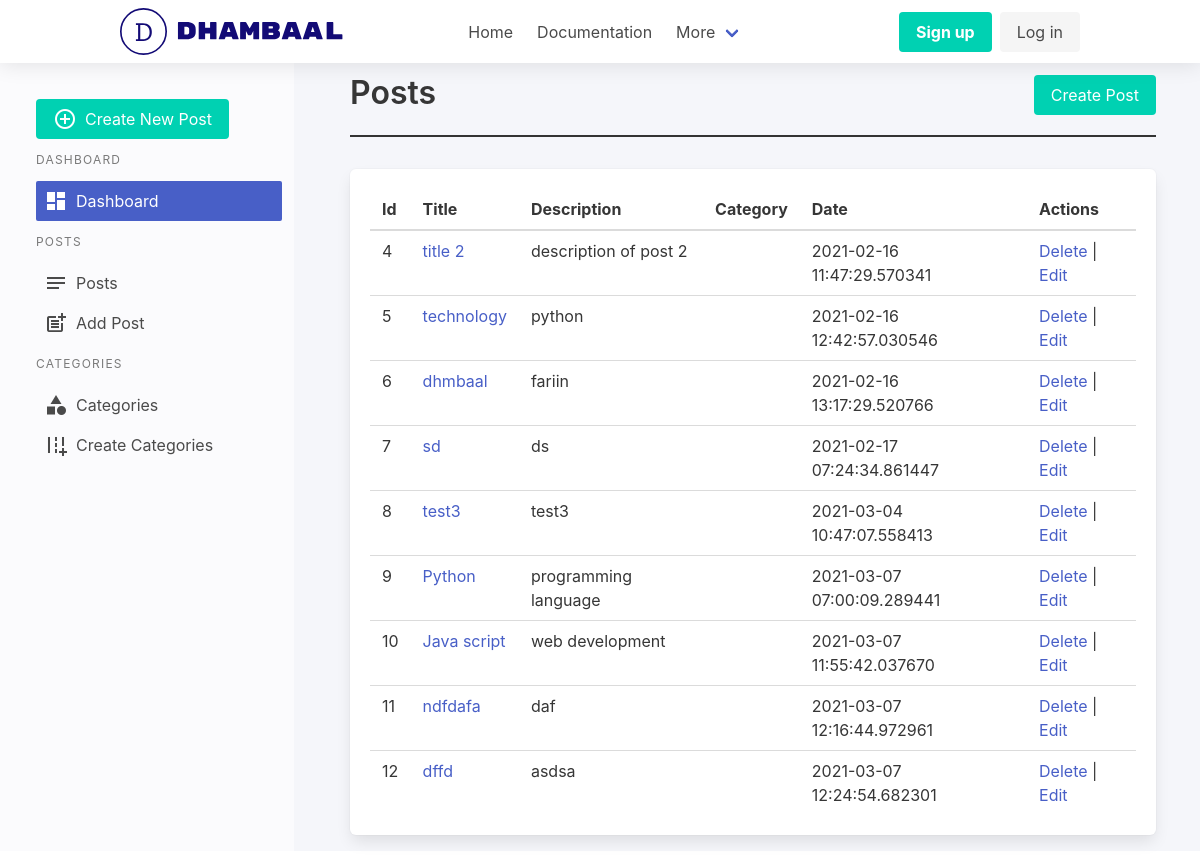
The app's page /dashboard/posts/ with its own data.
### dhambaal/dashboard/models/Post.py (models this page shows, shortened)
class Post(db.Model):
    __tablename__ = 'posts'
    id = db.Column(db.Integer, primary_key=True)
    title = db.Column(db.String(120), nullable=False)
    description = db.Column(db.Text)
    source = db.Column(db.String(120), nullable=False)
    create_at = db.Column(db.DateTime, default=datetime.utcnow)
    updated_at = db.Column(db.DateTime, default=datetime.utcnow)

### dhambaal/dashboard/views.py (the view)
@dashboard.route("/posts/")
def posts():
    posts = Post.query.all()
    return render_template("posts/posts.html", posts=posts)

### dhambaal/dashboard/templates/posts/posts.html
{% extends "layout/base.html" %}
 {% block content %}
{%from "macros.html" import section_heading %}
{{section_heading(title="Posts", link="dashboard.create_post", btn_text="Create Post")}}
<table class="table box">
  <thead>
    <tr>
      <th>Id</th>
      <th>Title</th>
      <th>Description</th>
      <th>Category</th>
      <th>Date</th>
     <th>Actions</th>
    </tr>
  </thead>
  <tbody>
    {%for post in posts%}
    <tr>
    <td>{{post.id}}</td>
      <td><a href="#" >{{post.title}}
      </td>
      <td>{{post.description}}</td>
      <td>{{post.category}}</td>
      <td>{{post.create_at}}</td>
      <td><a href="{{ url_for('dashboard.delete_post',id=post.id) }}">Delete</a> | <a href="{{ url_for('dashboard.update_post',id=post.id) }}">Edit</a></td>
    </tr>
    {%endfor%}
    </tbody>
    </table>
    {% endblock %}

### records on screen
Post: id "4", title "title 2", description "description of post 2", create_at "2021-02-16 11:47:29.570341"
Post: id "5", title "technology", description "python", create_at "2021-02-16 12:42:57.030546"
Post: id "6", title "dhmbaal", description "fariin", create_at "2021-02-16 13:17:29.520766"
Post: id "7", title "sd", description "ds", create_at "2021-02-17 07:24:34.861447"
Post: id "8", title "test3", description "test3", create_at "2021-03-04 10:47:07.558413"
Post: id "9", title "Python", description "programming language", create_at "2021-03-07 07:00:09.289441"
Post: id "10", title "Java script", description "web development", create_at "2021-03-07 11:55:42.037670"
Post: id "11", title "ndfdafa", description "daf", create_at "2021-03-07 12:16:44.972961"
Post: id "12", title "dffd", description "asdsa", create_at "2021-03-07 12:24:54.682301"

### other values on screen
{{ title }} "Posts"
{{ btn_text }} "Create Post"
